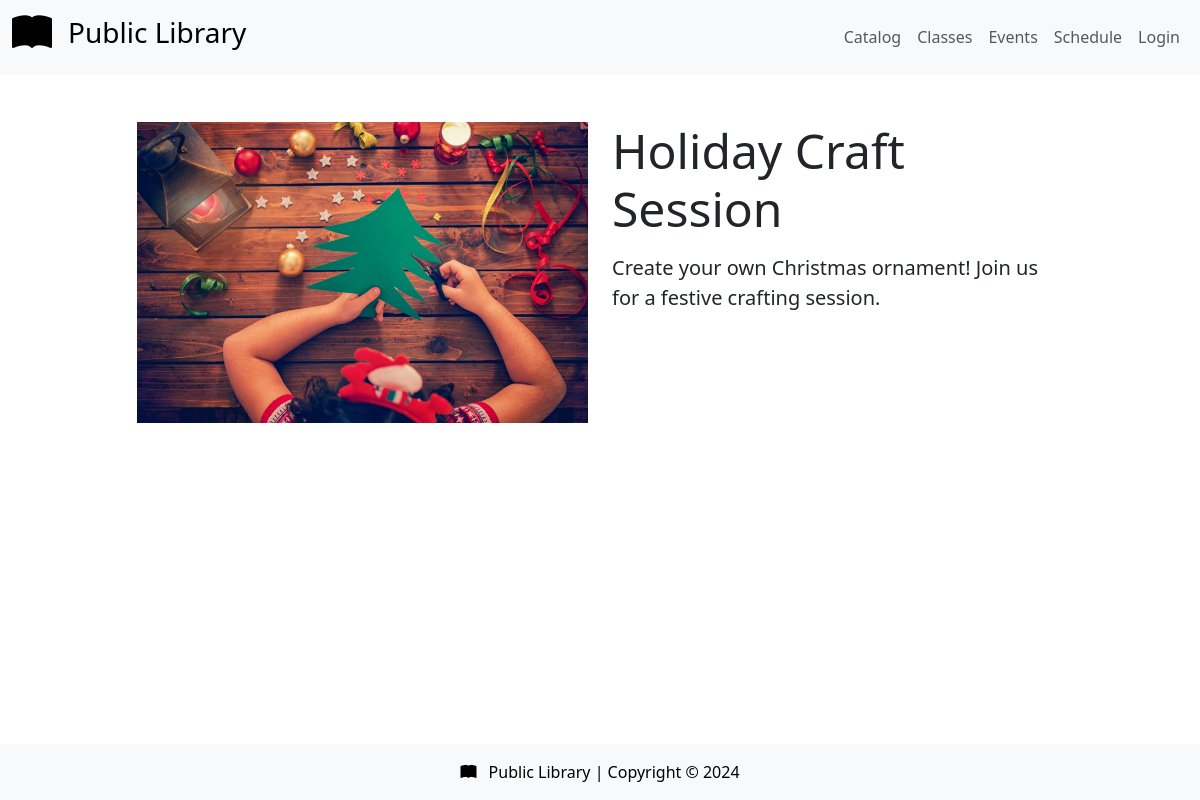
The app's page /views/pages/view-event.php?eventId=1 with its own data.
### tables this page shows
CREATE TABLE LIB_EVENT (
    EventID TINYINT AUTO_INCREMENT PRIMARY KEY,
    Title VARCHAR(255) NOT NULL,
    Description TEXT NOT NULL,
    ImagePath VARCHAR(255)
);

### helpers.php (called while the page is built, shortened)
<?php
function prepSanitaryData($conn, $string) {
    $trimmed = trim($string);
    return $trimmed;
}

### views/pages/view-event.php (the view, shortened to what this page needs)
<?php include_once '../partials/head.php'; ?>
<?php include_once '../partials/navbar.php'; ?>
<main>
    <div class="container mt-5">
        <div class="row justify-content-center">
            <?php
                require_once '../../config/dbauth.php';
                require_once '../../helpers.php';
                $conn = connect();
                $eventId = prepSanitaryData($conn, $_GET['eventId']);
                $queryFramework = <<<_END
                    SELECT *
                    FROM LIB_EVENT le
                    WHERE le.EventID = ?
                _END;
                $queryStmt = $conn->prepare($queryFramework);
                $queryStmt->bind_param("i", $eventId);
                $queryStmt->execute();
                $result = $queryStmt->get_result();
                $result->data_seek(0);
                $row = $result->fetch_array(MYSQLI_ASSOC);
                $eventImg = ($row['ImagePath'] ?? 'ImageDirectory/default-image.jpg');
                echo <<<_END
                    <div class="col-10 col-md-6 col-xl-5">
                        <img class="img-fluid" src='../../$eventImg' alt="">
                    </div>
                    <div class="col-12 col-md-6 col-xl-5 mt-3 mt-md-0 d-flex flex-column justify-content-center">
                        <div>
                            <h1 class="display-5 mb-3">$row[Title]</h1>
                            <div style="height:13rem">
                                <p class="lead text-truncate-multiline">$row[Description]</p>
                            </div>
                        </div>
                _END;
                echo '</div>';
            ?>
        </div>
    </div>
</main>
<?php include_once '../partials/footer.php'; ?>

### styles.css (style rules this page uses)
.text-truncate-multiline { display: -webkit-box; -webkit-box-orient: vertical; overflow: hidden; text-overflow: ellipsis; -webkit-line-clamp: 6; height: calc(1.5em * 6); }

### records on screen
lib_event: ImagePath (picture), Title "Holiday Craft Session", Description "Create your own Christmas ornament! Join us for a festive crafting session."

### other values on screen
$authLang "Login"
